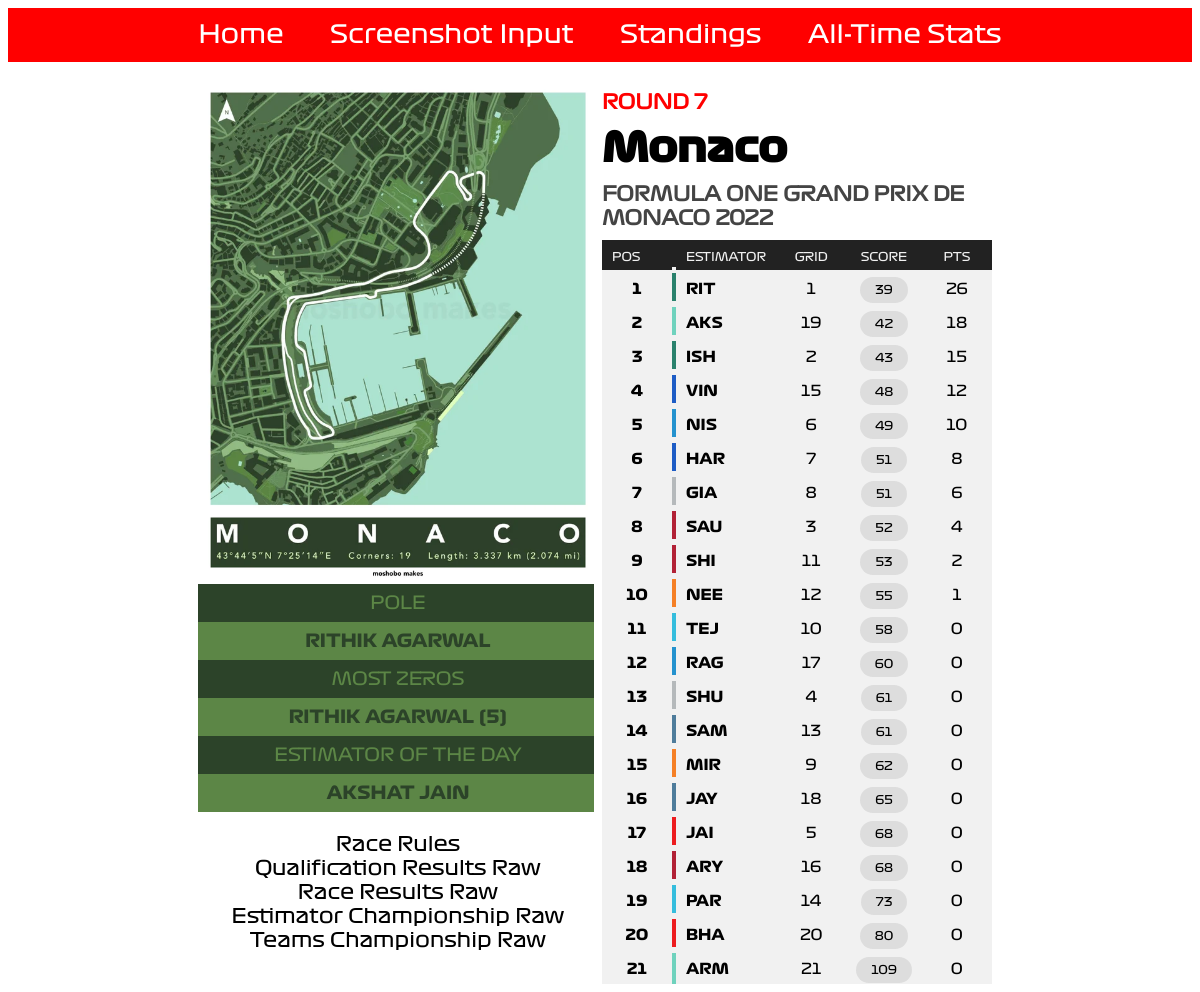
The page /results/MON22/ on the database its author committed.
### input_portal/models.py (models this page shows, shortened)
class results_info(models.Model):
    racecode = models.ForeignKey(results_racecodes, on_delete=models.CASCADE)
    shikulu = models.CharField(max_length = 24)
    pole = models.CharField(max_length = 65)
    eotd = models.CharField(max_length = 65)
    sprint_king = models.CharField(max_length = 65)
    most_zeros = models.CharField(max_length = 65)
    no_zeros = models.IntegerField()
    col_one = models.CharField(max_length = 7)
    col_two = models.CharField(max_length = 7)

class results_racecodes(models.Model):
    racecode = models.CharField(max_length = 5, unique = True)
    year = models.IntegerField()
    round_no = models.IntegerField()
    track_png = models.CharField(max_length = 24)
    country = models.CharField(max_length = 32)
    race_name = models.CharField(max_length = 128)
    sprint = models.IntegerField()

class results_data(models.Model):
    racecode = models.ForeignKey(results_racecodes, on_delete=models.CASCADE)
    pos = models.IntegerField()
    estimator = models.CharField(max_length = 4)
    team_color = models.CharField(max_length = 7)
    grid = models.CharField(max_length=2)
    score = models.IntegerField()
    pts = models.FloatField()

### input_portal/views.py (the view, shortened to what this page needs)
# urls.py: path('results/<str:racecode>/', views.ResultsView, name='results'),
def ResultsView(request, racecode):
    R = results_racecodes.objects.filter(racecode= racecode)
    if (len(R) == 0):
        return render (request, 'noresult.html')
    r = results_info.objects.filter(racecode__racecode= racecode)
    D = results_data.objects.filter(racecode__racecode= racecode).order_by('pos')
    if R[0].sprint == 0:
        results_dict={"year": R[0].year, "rn": R[0].round_no, "country": R[0].country, "name": R[0].race_name, "shikulu": r[0].shikulu, "pole": r[0].pole, "eotd": r[0].eotd, "mz": r[0].most_zeros, "nz": r[0].no_zeros, "co": r[0].col_one, "ct": r[0].col_two, "p1": D[0], "p2": D[1], "p3":D[2], "pr":D[3:]}
        return render (request, 'results.html', context = results_dict)

### input_portal/templates/input_portal/results.html
<!DOCTYPE html>
{% extends "input_portal/base.html" %}
{% load static %}
{% block body_block %}
  <center>
    <div class="resultImageCol">
      <img src = "{% static '/images/' %}{{ shikulu }}" class="shikulu">
      <div style="background-color: {{ co }}; color: {{ ct }}" class="resultImageTableTop"> POLE </div>
      <div style="background-color: {{ ct }}; color: {{ co }}" class="resultImageTableBottom"> {{ pole|upper }} </div>
      <div style="background-color: {{ co }}; color: {{ ct }}" class="resultImageTableTop"> MOST ZEROS </div>
      <div style="background-color: {{ ct }}; color: {{ co }}" class="resultImageTableBottom"> {{ mz|upper }} ({{ nz }}) </div>
      <div style="background-color: {{ co }}; color: {{ ct }}" class="resultImageTableTop"> ESTIMATOR OF THE DAY </div>
      <div style="background-color: {{ ct }}; color: {{ co }}" class="resultImageTableBottom"> {{ eotd|upper }} </div>
      <p> Race Rules <br> Qualification Results Raw <br> Race Results Raw <br> Estimator Championship Raw <br> Teams Championship Raw </p>
    </div>
    <div class="resultTableCol">
    <h5> ROUND {{ rn }}</h5>
    <h3> {{ country }} </h3>
    <h4> {{ name }} {{ year }}</h4>
    <table class="result_leaderboard">
      <thead>
        <td class="leaderHead"> POS </td>
        <td class="leader_teamcolor2 leaderHead"></td>
        <td class="leaderHead"> ESTIMATOR </td>
        <td class="leaderHead tcentre"> GRID </td>
        <td class="leaderHead  tcentre"> SCORE </td>
        <td class="leaderHead tcentre"> PTS </td>
      </thead>
      <tr>
        <td class="resultpos"> {{ p1.pos }} </td>
        <td style="background-color: {{ p1.team_color }}" class="leader_teamcolor"> </td>
        <td class="abbrspan"> {{ p1.estimator }} </td>
        <td class="racepointspan"> {{ p1.grid }} </td>
        <td class="tcentre"> <span class="scorespan"> {{ p1.score }} </span> </td>
        <td <span class="racepointspan"> {{ p1.pts|floatformat:0 }} </td>
      </tr>
      <tr>
        <td class="resultpos"> {{ p2.pos }} </td>
        <td style="background-color: {{ p2.team_color }}" class="leader_teamcolor"></td>
        <td class="abbrspan"> {{ p2.estimator }} </td>
        <td class="racepointspan"> {{ p2.grid }} </td>
        <td class="tcentre"> <span class="scorespan"> {{ p2.score }} </span> </td>
        <td <span class="racepointspan"> {{ p2.pts|floatformat:0 }} </td>
      </tr>
      <tr>
        <td class="resultpos"> {{ p3.pos }} </td>
        <td style="background-color: {{ p3.team_color }};" class="leader_teamcolor"> </td>
        <td class="abbrspan"> {{ p3.estimator }} </td>
        <td class="racepointspan"> {{ p3.grid }} </td>
        <td class="tcentre"> <span class="scorespan"> {{ p3.score }} </span> </td>
        <td <span class="racepointspan"> {{ p3.pts|floatformat:0 }} </td>
      </tr>
      {% for p in pr %}
        <tr>
          <td class="resultpos"> {{ p.pos }} </td>
          <td style="background-color: {{ p.team_color }}" class="leader_teamcolor"> </td>
          <td class="abbrspan"> {{ p.estimator }} </td>
          <td class="racepointspan"> {{ p.grid }} </td>
          <td class="tcentre"> <span class="scorespan"> {{ p.score }} </span> </td>
          <td <span class="racepointspan"> {{ p.pts|floatformat:0 }} </td>
        </tr>
      {% endfor %}
    </table>
    </div>
  </center>
{% endblock %}

### static/css/formulaone.css (style rules this page uses)
h3 { color: black; text-align: left; font-family: f1bold; font-size: 40px; margin-top: 10px; margin-bottom: 10px; }
h4 { color: #444444; text-align: left; font-family: f1reg; font-size: 20px; margin-top: 10px; margin-bottom: 10px; }
h5 { color: red; text-align: left; font-family: f1reg; font-size: 20px; margin-top: 10px; margin-bottom: 10px; }
p { color: black; text-align: center; font-family: f1reg; font-size: 20px; }
.tcentre { text-align: center; }
table { border-collapse: collapse; border-radius: 5px; border-style: hidden; box-shadow: 0 0 0 8px white; }
td { padding-top: 6px; padding-bottom: 6px; padding-right: 10px; padding-left: 10px; }
.resultTable, td { background-color: #f1f1f1; padding-top: 10px; }
.resultImageCol { display: inline-block; }
.resultTableCol { display: inline-block; vertical-align: top; text-align: left; width: 400px; }
.shikulu { width: 400px; }
.resultImageTableTop { font-family: f1reg; font-size: 18px; padding-top: 8px; padding-bottom: 8px; width: 400px; }
.resultImageTableBottom { font-family: f1bold; font-size: 18px; padding-top: 8px; padding-bottom: 8px; width: 400px; }
.leaderHead { background-color: #222222; color: #f1f1f1; font-size: 12px; font-family: f1reg; }
.leader_teamcolor { padding-right: 0px; padding-left: 0px; border-top: 6px solid #f1f1f1; border-bottom: 6px solid #f1f1f1; margin-left: 0px; margin-right: 0px; width: 4px; }
.leader_teamcolor2 { padding-right: 0px; padding-left: 0px; margin-left: 0px; margin-right: 0px; width: 4px; }
.racepointspan { font-family: f1reg; font-size: 15px; width: 50px; text-align: center; }
.abbrspan { font-family: f1bold; font-size: 15px; width: 30px; }
.resultpos { font-family: f1bold; text-align: center; font-size: 15px; width: 50px; }
.scorespan { background-color: #DDDDDD; padding-left: 15px; padding-right: 15px; padding-top: 7px; padding-bottom:7px; border-radius: 14px; font-family: f1reg; font-size: 12px }

### rows shown on the page
results_info: shikulu (picture), pole "RITHIK AGARWAL", most_zeros "RITHIK AGARWAL", eotd "AKSHAT JAIN"
results_racecodes: country "Monaco", race_name "FORMULA ONE GRAND PRIX DE MONACO"
results_data: pos "1", estimator "RIT", grid "1", score "39", pts "26"
results_data: pos "2", estimator "AKS", grid "19", score "42", pts "18"
results_data: pos "3", estimator "ISH", grid "2", score "43", pts "15"
results_data: pos "4", estimator "VIN", grid "15", score "48", pts "12"
results_data: pos "5", estimator "NIS", grid "6", score "49", pts "10"
results_data: pos "6", estimator "HAR", grid "7", score "51", pts "8"
results_data: pos "7", estimator "GIA", grid "8", score "51", pts "6"
results_data: pos "8", estimator "SAU", grid "3", score "52", pts "4"
results_data: pos "9", estimator "SHI", grid "11", score "53", pts "2"
results_data: pos "10", estimator "NEE", grid "12", score "55", pts "1"
results_data: pos "11", estimator "TEJ", grid "10", score "58", pts "0"
results_data: pos "12", estimator "RAG", grid "17", score "60", pts "0"
results_data: pos "13", estimator "SHU", grid "4", score "61", pts "0"
results_data: pos "14", estimator "SAM", grid "13", score "61", pts "0"
results_data: pos "15", estimator "MIR", grid "9", score "62", pts "0"
results_data: pos "16", estimator "JAY", grid "18", score "65", pts "0"
results_data: pos "17", estimator "JAI", grid "5", score "68", pts "0"
results_data: pos "18", estimator "ARY", grid "16", score "68", pts "0"
results_data: pos "19", estimator "PAR", grid "14", score "73", pts "0"
results_data: pos "20", estimator "BHA", grid "20", score "80", pts "0"
results_data: pos "21", estimator "ARM", grid "21", score "109", pts "0"

### other values the page prints
{{ nz }} "5"
{{ rn }} "7"
{{ year }} "2022"
